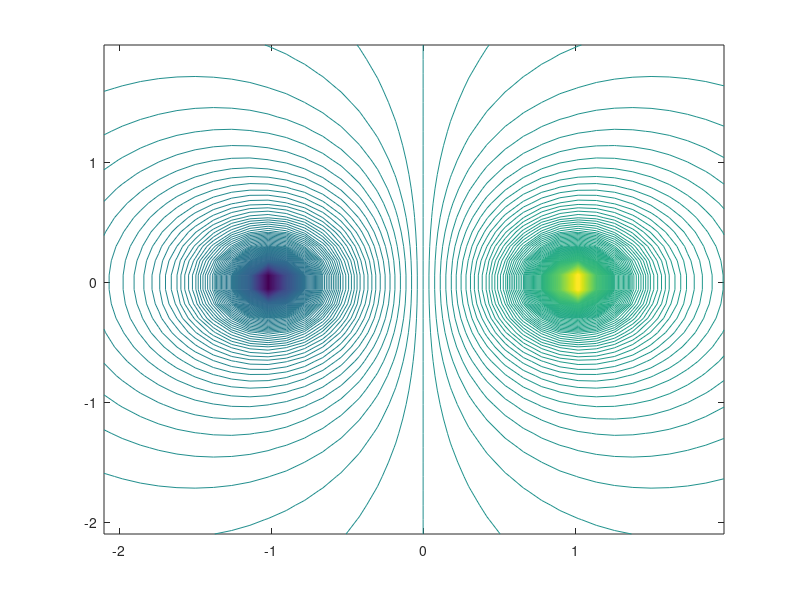

The MATLAB script that drew this image:
clear; clf; hold off;
xa=-2.1:0.12:2;
ya=-2.1:0.12:2;
k=1.; q1=1; q2=-1;
x1=1; x2=-1
[x,y]=meshgrid(xa,ya);
z=k*q1./sqrt((x-x1).^2+y.^2)+k*q2./sqrt((x-x2).^2+y.^2);
zmax=max(max(z));
zmin=min(min(z));
dz=(zmax-zmin)/400;
nivel=zmin:dz:zmax;
contour(x,y,z,nivel);
